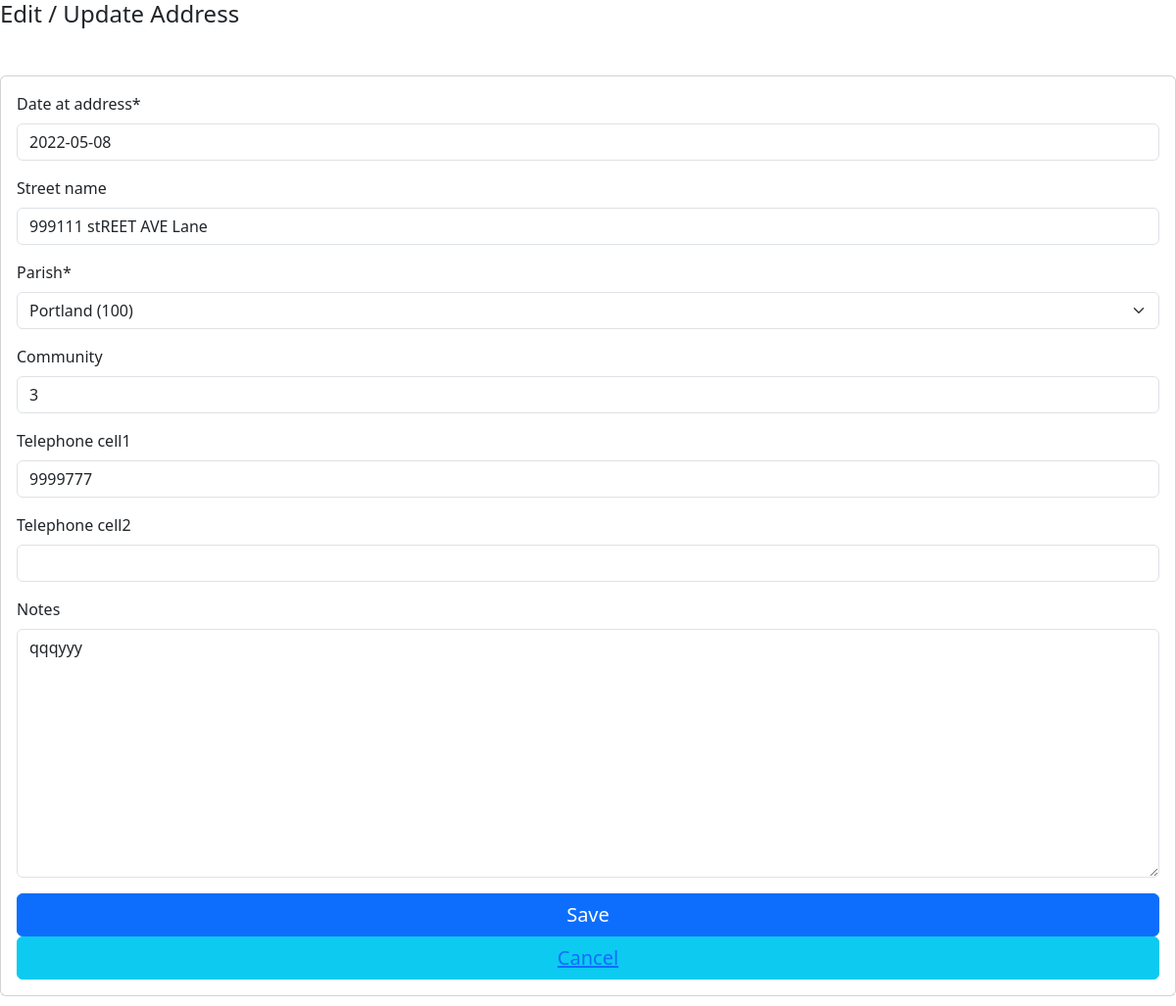
/client/edit/address/1/, run on the app's committed database.
### prep_app/models.py (models this page shows, shortened)
class Address(TSIS2BaseModel):
    client = models.ForeignKey("Client", blank=False, null=False, on_delete=models.PROTECT)
    date_at_address = models.DateField(blank=False, null=False)
    street_name = models.CharField(max_length=255, blank=True, null=True)
    parish = models.ForeignKey("Parish", blank=False, null=False, on_delete=models.PROTECT)
    community =  models.CharField(max_length=255, blank=True, null=True)
    telephone_cell1 = models.CharField(max_length=255, blank=True, null=True)
    telephone_cell2 = models.CharField(max_length=255, blank=True, null=True)
    notes = models.TextField(blank=True, null=True)
    facility = models.ForeignKey("Facility", on_delete=models.CASCADE)

### prep_app/views.py (the view)
# urls.py: path('edit/address/<int:address_id>/', edit_address, name='edit_address'),
def edit_address(request, address_id):
    address = get_object_or_404(Address, pk=address_id)
    client = address.client
    if request.method == 'POST':
        form = AddressForm(request.POST, instance=address)
        if form.is_valid():
            address = form.save(commit=False)
            address.modified_by_id =  request.session['User_id']
            address.modified_on =  datetime.now()
            address.save()
            return render(request, 'close_window.html')
    else:
        form = AddressForm(instance=address)
    return render(request, 'edit_address.html', {'form': form, 'address': address})

### prep_app/forms.py
class AddressForm(forms.ModelForm):
    class Meta:
        model = Address
        fields = 'date_at_address', 'street_name', 'parish', 'community', 'telephone_cell1', 'telephone_cell2', 'notes'
        widgets = {
            "date_at_address": DatePickerInput(),
        }

### prep_app/base_model.py (called while the page is built)
    def get_queryset(self):
        if self.include_deleted:
            return TSIS2BaseQuerySet(self.model)
        return TSIS2BaseQuerySet(self.model).filter(deleted_at=None)

### prep_app/models.py (called while the page is built)
    def __str__(self):
        return "%s (%s)" % (self.name, self.code)

### prep_app/templates/edit_address.html (shortened to what this page needs)
  {% load widget_tweaks %}
  {% load bootstrap5 %}
  {% bootstrap_css %}
  {% load crispy_forms_tags %}
  {% block content %}
<h4>Edit / Update Address</h4>
<form method="POST" class="card p-3 mt-5 form-floating form-horizontal form-group">
  {{ form|crispy}}
  <button type="submit" class="btn btn-primary" style="font-size: 20px;">Save</button>
  <button class="btn btn-info" style="font-size: 20px;"><a href="{% url 'close_window'  %}">Cancel</a></button>
 </form>
{% endblock %}

### data on the page
Address: date_at_address "2022-05-08", street_name "999111 stREET AVE Lane", parish "Portland (100)", community "3", telephone_cell1 "9999777", notes "qqqyyy"
